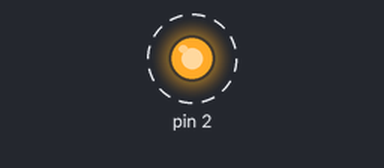
This sketch was run on a simulated Arduino Uno, built with avr-gcc and run on an emulated ATmega328P. Parts: output pins drawn as LEDs (lit = HIGH). Dashed ring = blinking.

Above: at 8.5 s.
Timing chart, 0 to 12.6 s (numbered marks = the images above):
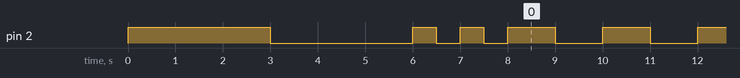

Measured:
- by itself, pin 2: HIGH → LOW at 3.0 s, → HIGH 3.0 s later, → LOW 0.50 s later, → HIGH 0.50 s later, … (127 changes in this stretch)

The sketch:

blink-using-functions.ino
```cpp
void setup() {
  pinMode(2, OUTPUT);

  digitalWrite(2, HIGH);
  delay(3000);
  digitalWrite(2, LOW);
  delay(3000);

  digitalWrite(2, HIGH);
  delay(500);
  digitalWrite(2, LOW);
  delay(500);

  digitalWrite(2, HIGH);
  delay(500);
  digitalWrite(2, LOW);
  delay(500);
}

void loop() {
  digitalWrite(2, HIGH);
  delay(1000);
  digitalWrite(2, LOW);
  delay(1000);
}
```
